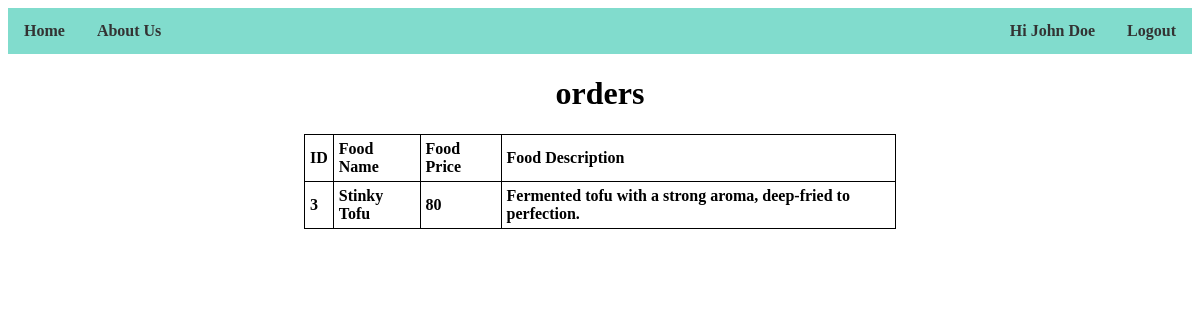
/adminOrderItems.php?order_id=2 (signed in), run on an earlier commit of the app's database.
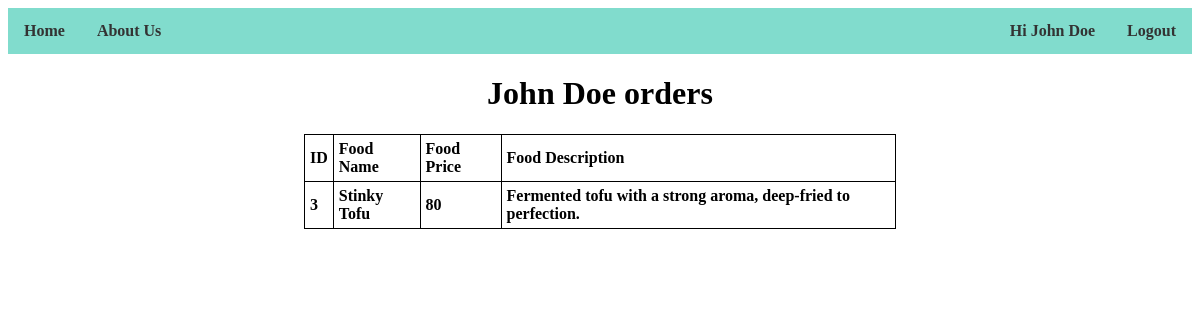
And on a later commit of the database.
### tables this page shows
CREATE TABLE IF NOT EXISTS `order_items` (
    `menu_id` INT NOT NULL,
    `order_id` INT NOT NULL,
    FOREIGN KEY (`menu_id`) REFERENCES `menu`(`menu_id`) ON UPDATE CASCADE ON DELETE CASCADE,
    FOREIGN KEY (`order_id`) REFERENCES `order`(`order_id`) ON UPDATE CASCADE ON DELETE CASCADE
);

CREATE TABLE IF NOT EXISTS `menu` (
    `menu_id` INT NOT NULL AUTO_INCREMENT PRIMARY KEY,
    `food_name` VARCHAR(50) NOT NULL,
    `food_price` INT NOT NULL,
    `food_description` VARCHAR(255)
);

CREATE TABLE IF NOT EXISTS `customer` (
    `cust_id` INT NOT NULL AUTO_INCREMENT PRIMARY KEY,
    `cust_name` VARCHAR(50) NOT NULL,
    `cust_telp_num` VARCHAR(10)
);

### session.php (called while the page is built, shortened)
<?php
   include('config.php');
   $user_check = $_SESSION['login_user'];
   $ses_sql = mysqli_query($conn,"SELECT login_id FROM login_cred WHERE user_name = '$user_check' ");
   $row = mysqli_fetch_array($ses_sql,MYSQLI_ASSOC);
   $login_session = $row['login_id'];
?>

### adminOrderItems.php (the view, shortened to what this page needs)
<?php
    include('session.php');
    include("config.php");
    $order_id = $_GET['order_id'];
?>
<?php include('adminNavbar.php'); ?>
<html>
<head>
</head>
<body>
<h1 align="center"><?php $sql = "SELECT cust_name FROM customer NATURAL JOIN cust_order WHERE order_id = '$order_id'";
                    $result = $conn->query($sql);
                    if ($result->num_rows > 0) {
                        $row = mysqli_fetch_array($result, MYSQLI_ASSOC);
                        $user_name = $row["cust_name"];
                        echo $user_name;
                    }?> orders</h1>
<table style="width:50%" align="center">
    <tr>
        <th>ID</th>
        <th>Food Name</th>
        <th>Food Price</th>
        <th>Food Description</th>
    </tr>
    <?php
        $sql = "SELECT oi.menu_id, m.food_name, m.food_price, m.food_description
                FROM order_items oi
                INNER JOIN menu m ON oi.menu_id = m.menu_id
                WHERE oi.order_id = '$order_id'";
        $result = $conn->query($sql);
        if ($result->num_rows > 0) {
            while ($row = mysqli_fetch_array($result, MYSQLI_ASSOC)) {
                echo "<tr>";
                echo "<td>".$row["menu_id"]."</td>";
                echo "<td>".$row["food_name"]."</td>";
                echo "<td>".$row["food_price"]."</td>";
                echo "<td>".$row["food_description"]."</td>";
                echo "</tr>";
            }
        } else {
            echo "<tr><td colspan='4'>0 results</td></tr>";
        }
    ?>
</table>
</body>
</html>

### adminNavbar.php (shortened to what this page needs)
<nav>
    <ul>
        <li class="has"><a class="active" href="adminMainPage.php">Home</a></li>
        <li class="has"><a href="aboutUs.php">About Us</a></li>
        <?php
        if(!isset($_SESSION['login_user'])){
            echo '<li><a class="active" href="login.php">Login';
        } else {
            $sql = "SELECT user_name FROM login_cred WHERE login_id = '$login_session'";
            $result = $conn->query($sql);
            if ($result->num_rows > 0) {
                $row = mysqli_fetch_array($result, MYSQLI_ASSOC);
                $user_name = $row["user_name"];
                if($user_name == NULL){
                    echo '<li><a class="active" href="login.php">Login';
                } else {
                    echo '<li class="acclogout"><a class="active" href="logout.php">Logout';
                    echo '</a></li>';
                    echo '<li class="acclogout"><a href="userpage.php">Hi ';
                    echo $user_name;
                }
            }
        }
        ?></a></li>
    </ul>
</nav>

### adminNavbar.php (style rules this page uses)
nav ul { list-style-type: none; margin: 0; padding: 0; background-color: #81DCCD; overflow: hidden; }
nav li.has { float: left; }
nav li a { display: block; color: #333; text-align: center; padding: 14px 16px; text-decoration: none; font-family:'Lucida Sans'; font-weight: bold; }
nav li.acclogout { float : right; }

### adminOrderItems.php (style rules this page uses)
table, th, td { border: 1px solid black; border-collapse: collapse; font-family:'Lucida Sans' ; font-weight: bold; }
th, td { padding: 5px; text-align: left; font-family:'Lucida Sans' ; font-weight: bold; }

What changed in the data, as far as the page shows it:
added customer: cust_name "John Doe"
